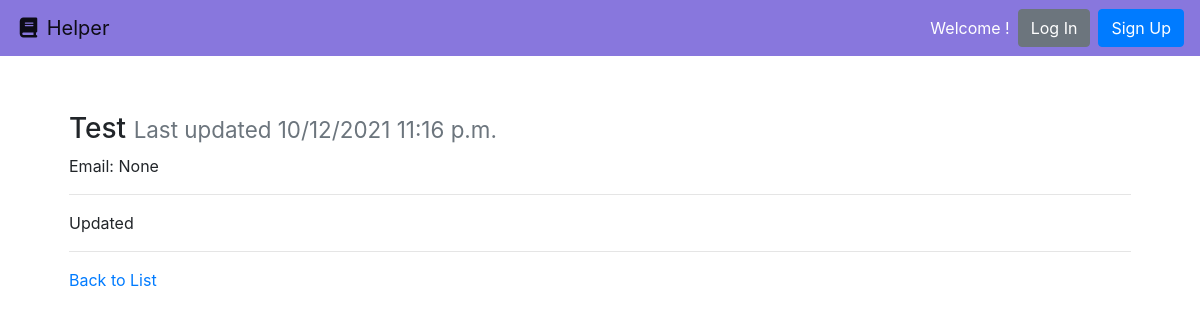
Page /test/ on the committed database.
### list/models.py (models this page shows, shortened)
class Listing(models.Model):
    title = models.CharField(max_length=120)
    email = models.EmailField(max_length=254, blank=True)
    created = models.DateTimeField(auto_now_add=True,
                                   help_text="The date and time this page was created. Automatically generated when the model saves.")
    summary = models.TextField()
    slug = models.CharField(max_length=settings.POST_TITLE_MAX_LENGTH, blank=True, editable=False,
                            help_text="Unique URL path to access this page. Generated by the system.")

### list/views.py (the view)
# urls.py: path('<str:slug>/', HelperDetailView.as_view(), name='helper-detail'),
class HelperDetailView(DetailView):
    model = Listing
    def get(self, request, slug):
        list = self.get_queryset().get(slug__iexact=slug)
        return render(request, 'detail.html', {
          'list': list
        })

### list/templates/detail.html
{% extends "base.html" %}
{% block content %}
  <div class="row">
    <div class="col m-4">
      <h3>{{ list.title }} <small class="text-muted">Last updated {{ list.created|date:"SHORT_DATETIME_FORMAT" }}</small></h3>
      {% if list.email|length > 0 %}
        <p>Email: {{ list.email }}</p>
      {% else %}
        <p>Email: None</p>
      {% endif %}
      <hr>
      <p>{{ list.summary|linebreaksbr }}</p>
      <hr>
      <a href="{% url 'listing-page' %}">Back to List</a>
    </div>
  </div>
{% endblock %}

### rows in the picture
Listing: title "Test", created "10/12/2021 11:16 p.m.", summary "Updated"
